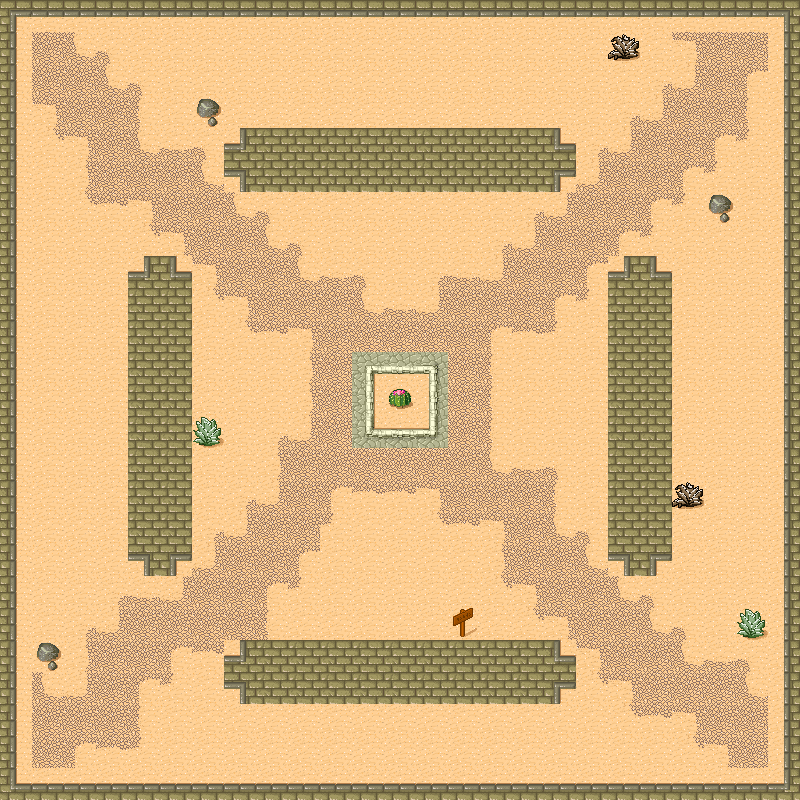

Below is a game level as drawn by its tile map, then a one-line description and the .tmx that defines it (tile-layer data replaced by summaries):
An orthogonal 25x25 tile map with 32x32 px tiles, 5 tile layers (Ground, OuterWall, Objects, Foliage, ...).

<map version="1.2" tiledversion="1.2.1" orientation="orthogonal" renderorder="right-down" width="25" height="25" tilewidth="32" tileheight="32" infinite="0" nextlayerid="6" nextobjectid="1">
 <tileset firstgid="1" source="desertmap.tsx" />
 <layer id="1" name="Ground" width="25" height="25">
  <data>[625 cells, 625 non-empty, 1 distinct tile ids]</data>
 </layer>
 <layer id="2" name="OuterWall" width="25" height="25">
  <data>[625 cells, 96 non-empty, 8 distinct tile ids]</data>
 </layer>
 <layer id="3" name="Objects" width="25" height="25">
  <data>[625 cells, 84 non-empty, 5 distinct tile ids]</data>
 </layer>
 <layer id="4" name="Foliage" width="25" height="25">
  <data>[625 cells, 17 non-empty, 13 distinct tile ids]</data>
 </layer>
 <layer id="5" name="Road" width="25" height="25">
  <data>[625 cells, 223 non-empty, 13 distinct tile ids]</data>
 </layer>
</map>
